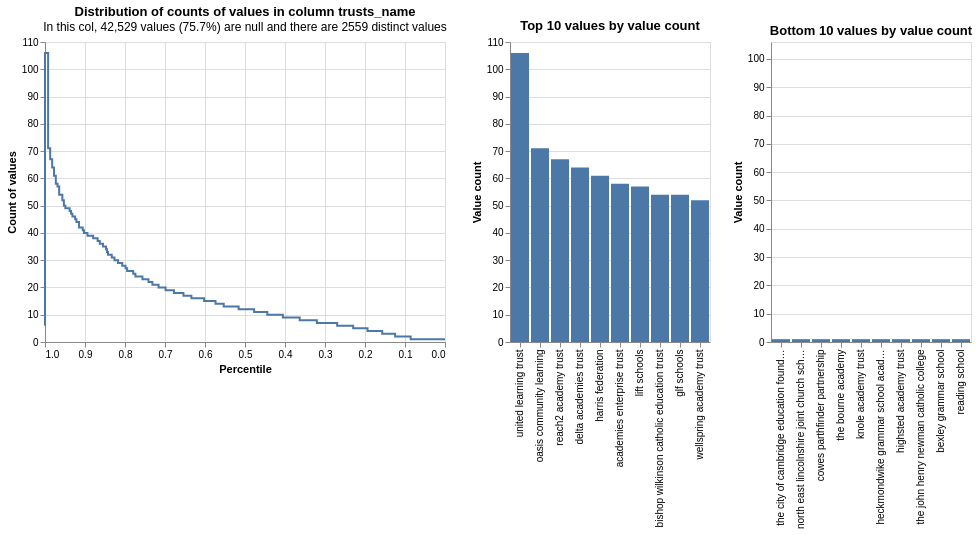

The notebook cell this image was saved under:
### Code cell
profile_columns(gias, db_api=db_api, column_expressions=["trusts_name"])

### Figure 1 — Vega-Lite specification as saved in the notebook (floating-point values rounded to 4 significant figures)
{"config": {"view": {"continuousWidth": 400, "continuousHeight": 300}}, "vconcat": [{"hconcat": [{"mark": {"type": "line", "interpolate": "step-before"}, "data": {"values": [{"percentile_ex_nulls": 0.2296, "percentile_inc_nulls": 0.8129, "value_count": 6, "group_name": "trusts_name", "total_non_null_rows": 13643, "total_rows_inc_nulls": 56172, "sum_tokens_in_value_count_group": 546, "distinct_value_count": 2559}, {"percentile_ex_nulls": 0.1937, "percentile_inc_nulls": 0.8042, "value_count": 5, "group_name": "trusts_name", "total_non_null_rows": 13643, "total_rows_inc_nulls": 56172, "sum_tokens_in_value_count_group": 490, "distinct_value_count": 2559}, {"percentile_ex_nulls": 0.157, "percentile_inc_nulls": 0.7953, "value_count": 4, "group_name": "trusts_name", "total_non_null_rows": 13643, "total_rows_inc_nulls": 56172, "sum_tokens_in_value_count_group": 500, "distinct_value_count": 2559}, {"percentile_ex_nulls": 0.1247, "percentile_inc_nulls": 0.7874, "value_count": 3, "group_name": "trusts_name", "total_non_null_rows": 13643, "total_rows_inc_nulls": 56172, "sum_tokens_in_value_count_group": 441, "distinct_value_count": 2559}, {"percentile_ex_nulls": 0.08583, "percentile_inc_nulls": 0.778, "value_count": 2, "group_name": "trusts_name", "total_non_null_rows": 13643, "total_rows_inc_nulls": 56172, "sum_tokens_in_value_count_group": 530, "distinct_value_count": 2559}, {"percentile_ex_nulls": 0.0, "percentile_inc_nulls": 0.7571, "value_count": 1, "group_name": "trusts_name", "total_non_null_rows": 13643, "total_rows_inc_nulls": 56172, "sum_tokens_in_value_count_group": 1171, "distinct_value_count": 2559}, {"percentile_ex_nulls": 0.9922, "percentile_inc_nulls": 0.9981, "value_count": 106, "group_name": "trusts_name", "total_non_null_rows": 13643, "total_rows_inc_nulls": 56172, "sum_tokens_in_value_count_group": 106, "distinct_value_count": 2559}, {"percentile_ex_nulls": 0.987, "percentile_inc_nulls": 0.9968, "value_count": 71, "group_name": "trusts_name", "total_non_null_rows": 13643, "total_rows_inc_nulls": 56172, "sum_tokens_in_value_count_group": 71, "distinct_value_count": 2559}, {"percentile_ex_nulls": 0.9821, "percentile_inc_nulls": 0.9957, "value_count": 67, "group_name": "trusts_name", "total_non_null_rows": 13643, "total_rows_inc_nulls": 56172, "sum_tokens_in_value_count_group": 67, "distinct_value_count": 2559}, {"percentile_ex_nulls": 0.9774, "percentile_inc_nulls": 0.9945, "value_count": 64, "group_name": "trusts_name", "total_non_null_rows": 13643, "total_rows_inc_nulls": 56172, "sum_tokens_in_value_count_group": 64, "distinct_value_count": 2559}, {"percentile_ex_nulls": 0.973, "percentile_inc_nulls": 0.9934, "value_count": 61, "group_name": "trusts_name", "total_non_null_rows": 13643, "total_rows_inc_nulls": 56172, "sum_tokens_in_value_count_group": 61, "distinct_value_count": 2559}, {"percentile_ex_nulls": 0.9687, "percentile_inc_nulls": 0.9924, "value_count": 58, "group_name": "trusts_name", "total_non_null_rows": 13643, "total_rows_inc_nulls": 56172, "sum_tokens_in_value_count_group": 58, "distinct_value_count": 2559}, {"percentile_ex_nulls": 0.9645, "percentile_inc_nulls": 0.9914, "value_count": 57, "group_name": "trusts_name", "total_non_null_rows": 13643, "total_rows_inc_nulls": 56172, "sum_tokens_in_value_count_group": 57, "distinct_value_count": 2559}, {"percentile_ex_nulls": 0.9566, "percentile_inc_nulls": 0.9895, "value_count": 54, "group_name": "trusts_name", "total_non_null_rows": 13643, "total_rows_inc_nulls": 56172, "sum_tokens_in_value_count_group": 108, "distinct_value_count": 2559}, {"percentile_ex_nulls": 0.9528, "percentile_inc_nulls": 0.9885, "value_count": 52, "group_name": "trusts_name", "total_non_null_rows": 13643, "total_rows_inc_nulls": 56172, "sum_tokens_in_value_count_group": 52, "distinct_value_count": 2559}, {"percentile_ex_nulls": 0.9491, "percentile_inc_nulls": 0.9876, "value_count": 50, "group_name": "trusts_name", "total_non_null_rows": 13643, "total_rows_inc_nulls": 56172, "sum_tokens_in_value_count_group": 50, "distinct_value_count": 2559}, {"percentile_ex_nulls": 0.9384, "percentile_inc_nulls": 0.985, "value_count": 49, "group_name": "trusts_name", "total_non_null_rows": 13643, "total_rows_inc_nulls": 56172, "sum_tokens_in_value_count_group": 147, "distinct_value_count": 2559}, {"percentile_ex_nulls": 0.9348, "percentile_inc_nulls": 0.9842, "value_count": 48, "group_name": "trusts_name", "total_non_null_rows": 13643, "total_rows_inc_nulls": 56172, "sum_tokens_in_value_count_group": 48, "distinct_value_count": 2559}, {"percentile_ex_nulls": 0.9314, "percentile_inc_nulls": 0.9833, "value_count": 47, "group_name": "trusts_name", "total_non_null_rows": 13643, "total_rows_inc_nulls": 56172, "sum_tokens_in_value_count_group": 47, "distinct_value_count": 2559}, {"percentile_ex_nulls": 0.9247, "percentile_inc_nulls": 0.9817, "value_count": 46, "group_name": "trusts_name", "total_non_null_rows": 13643, "total_rows_inc_nulls": 56172, "sum_tokens_in_value_count_group": 92, "distinct_value_count": 2559}, {"percentile_ex_nulls": 0.9214, "percentile_inc_nulls": 0.9809, "value_count": 45, "group_name": "trusts_name", "total_non_null_rows": 13643, "total_rows_inc_nulls": 56172, "sum_tokens_in_value_count_group": 45, "distinct_value_count": 2559}, {"percentile_ex_nulls": 0.9149, "percentile_inc_nulls": 0.9793, "value_count": 44, "group_name": "trusts_name", "total_non_null_rows": 13643, "total_rows_inc_nulls": 56172, "sum_tokens_in_value_count_group": 88, "distinct_value_count": 2559}, {"percentile_ex_nulls": 0.9057, "percentile_inc_nulls": 0.9771, "value_count": 42, "group_name": "trusts_name", "total_non_null_rows": 13643, "total_rows_inc_nulls": 56172, "sum_tokens_in_value_count_group": 126, "distinct_value_count": 2559}, {"percentile_ex_nulls": 0.9027, "percentile_inc_nulls": 0.9764, "value_count": 41, "group_name": "trusts_name", "total_non_null_rows": 13643, "total_rows_inc_nulls": 56172, "sum_tokens_in_value_count_group": 41, "distinct_value_count": 2559}, {"percentile_ex_nulls": 0.8939, "percentile_inc_nulls": 0.9742, "value_count": 40, "group_name": "trusts_name", "total_non_null_rows": 13643, "total_rows_inc_nulls": 56172, "sum_tokens_in_value_count_group": 120, "distinct_value_count": 2559}, {"percentile_ex_nulls": 0.8796, "percentile_inc_nulls": 0.9708, "value_count": 39, "group_name": "trusts_name", "total_non_null_rows": 13643, "total_rows_inc_nulls": 56172, "sum_tokens_in_value_count_group": 195, "distinct_value_count": 2559}, {"percentile_ex_nulls": 0.8684, "percentile_inc_nulls": 0.968, "value_count": 38, "group_name": "trusts_name", "total_non_null_rows": 13643, "total_rows_inc_nulls": 56172, "sum_tokens_in_value_count_group": 152, "distinct_value_count": 2559}, {"percentile_ex_nulls": 0.863, "percentile_inc_nulls": 0.9667, "value_count": 37, "group_name": "trusts_name", "total_non_null_rows": 13643, "total_rows_inc_nulls": 56172, "sum_tokens_in_value_count_group": 74, "distinct_value_count": 2559}, {"percentile_ex_nulls": 0.8551, "percentile_inc_nulls": 0.9648, "value_count": 36, "group_name": "trusts_name", "total_non_null_rows": 13643, "total_rows_inc_nulls": 56172, "sum_tokens_in_value_count_group": 108, "distinct_value_count": 2559}, {"percentile_ex_nulls": 0.8474, "percentile_inc_nulls": 0.9629, "value_count": 35, "group_name": "trusts_name", "total_non_null_rows": 13643, "total_rows_inc_nulls": 56172, "sum_tokens_in_value_count_group": 105, "distinct_value_count": 2559}, {"percentile_ex_nulls": 0.8449, "percentile_inc_nulls": 0.9623, "value_count": 34, "group_name": "trusts_name", "total_non_null_rows": 13643, "total_rows_inc_nulls": 56172, "sum_tokens_in_value_count_group": 34, "distinct_value_count": 2559}, {"percentile_ex_nulls": 0.8425, "percentile_inc_nulls": 0.9617, "value_count": 33, "group_name": "trusts_name", "total_non_null_rows": 13643, "total_rows_inc_nulls": 56172, "sum_tokens_in_value_count_group": 33, "distinct_value_count": 2559}, {"percentile_ex_nulls": 0.8331, "percentile_inc_nulls": 0.9595, "value_count": 32, "group_name": "trusts_name", "total_non_null_rows": 13643, "total_rows_inc_nulls": 56172, "sum_tokens_in_value_count_group": 128, "distinct_value_count": 2559}, {"percentile_ex_nulls": 0.8263, "percentile_inc_nulls": 0.9578, "value_count": 31, "group_name": "trusts_name", "total_non_null_rows": 13643, "total_rows_inc_nulls": 56172, "sum_tokens_in_value_count_group": 93, "distinct_value_count": 2559}, {"percentile_ex_nulls": 0.8175, "percentile_inc_nulls": 0.9557, "value_count": 30, "group_name": "trusts_name", "total_non_null_rows": 13643, "total_rows_inc_nulls": 56172, "sum_tokens_in_value_count_group": 120, "distinct_value_count": 2559}, {"percentile_ex_nulls": 0.8069, "percentile_inc_nulls": 0.9531, "value_count": 29, "group_name": "trusts_name", "total_non_null_rows": 13643, "total_rows_inc_nulls": 56172, "sum_tokens_in_value_count_group": 145, "distinct_value_count": 2559}, {"percentile_ex_nulls": 0.7987, "percentile_inc_nulls": 0.9511, "value_count": 28, "group_name": "trusts_name", "total_non_null_rows": 13643, "total_rows_inc_nulls": 56172, "sum_tokens_in_value_count_group": 112, "distinct_value_count": 2559}, {"percentile_ex_nulls": 0.7947, "percentile_inc_nulls": 0.9501, "value_count": 27, "group_name": "trusts_name", "total_non_null_rows": 13643, "total_rows_inc_nulls": 56172, "sum_tokens_in_value_count_group": 54, "distinct_value_count": 2559}, {"percentile_ex_nulls": 0.7794, "percentile_inc_nulls": 0.9464, "value_count": 26, "group_name": "trusts_name", "total_non_null_rows": 13643, "total_rows_inc_nulls": 56172, "sum_tokens_in_value_count_group": 208, "distinct_value_count": 2559}, {"percentile_ex_nulls": 0.7739, "percentile_inc_nulls": 0.9451, "value_count": 25, "group_name": "trusts_name", "total_non_null_rows": 13643, "total_rows_inc_nulls": 56172, "sum_tokens_in_value_count_group": 75, "distinct_value_count": 2559}, {"percentile_ex_nulls": 0.7564, "percentile_inc_nulls": 0.9408, "value_count": 24, "group_name": "trusts_name", "total_non_null_rows": 13643, "total_rows_inc_nulls": 56172, "sum_tokens_in_value_count_group": 240, "distinct_value_count": 2559}, {"percentile_ex_nulls": 0.7412, "percentile_inc_nulls": 0.9371, "value_count": 23, "group_name": "trusts_name", "total_non_null_rows": 13643, "total_rows_inc_nulls": 56172, "sum_tokens_in_value_count_group": 207, "distinct_value_count": 2559}, {"percentile_ex_nulls": 0.7315, "percentile_inc_nulls": 0.9348, "value_count": 22, "group_name": "trusts_name", "total_non_null_rows": 13643, "total_rows_inc_nulls": 56172, "sum_tokens_in_value_count_group": 132, "distinct_value_count": 2559}, {"percentile_ex_nulls": 0.7161, "percentile_inc_nulls": 0.9311, "value_count": 21, "group_name": "trusts_name", "total_non_null_rows": 13643, "total_rows_inc_nulls": 56172, "sum_tokens_in_value_count_group": 210, "distinct_value_count": 2559}, {"percentile_ex_nulls": 0.6985, "percentile_inc_nulls": 0.9268, "value_count": 20, "group_name": "trusts_name", "total_non_null_rows": 13643, "total_rows_inc_nulls": 56172, "sum_tokens_in_value_count_group": 240, "distinct_value_count": 2559}, {"percentile_ex_nulls": 0.6776, "percentile_inc_nulls": 0.9217, "value_count": 19, "group_name": "trusts_name", "total_non_null_rows": 13643, "total_rows_inc_nulls": 56172, "sum_tokens_in_value_count_group": 285, "distinct_value_count": 2559}, {"percentile_ex_nulls": 0.6539, "percentile_inc_nulls": 0.9159, "value_count": 18, "group_name": "trusts_name", "total_non_null_rows": 13643, "total_rows_inc_nulls": 56172, "sum_tokens_in_value_count_group": 324, "distinct_value_count": 2559}, {"percentile_ex_nulls": 0.634, "percentile_inc_nulls": 0.9111, "value_count": 17, "group_name": "trusts_name", "total_non_null_rows": 13643, "total_rows_inc_nulls": 56172, "sum_tokens_in_value_count_group": 272, "distinct_value_count": 2559}, {"percentile_ex_nulls": 0.6023, "percentile_inc_nulls": 0.9034, "value_count": 16, "group_name": "trusts_name", "total_non_null_rows": 13643, "total_rows_inc_nulls": 56172, "sum_tokens_in_value_count_group": 432, "distinct_value_count": 2559}, {"percentile_ex_nulls": 0.5737, "percentile_inc_nulls": 0.8965, "value_count": 15, "group_name": "trusts_name", "total_non_null_rows": 13643, "total_rows_inc_nulls": 56172, "sum_tokens_in_value_count_group": 390, "distinct_value_count": 2559}, {"percentile_ex_nulls": 0.5532, "percentile_inc_nulls": 0.8915, "value_count": 14, "group_name": "trusts_name", "total_non_null_rows": 13643, "total_rows_inc_nulls": 56172, "sum_tokens_in_value_count_group": 280, "distinct_value_count": 2559}, {"percentile_ex_nulls": 0.516, "percentile_inc_nulls": 0.8825, "value_count": 13, "group_name": "trusts_name", "total_non_null_rows": 13643, "total_rows_inc_nulls": 56172, "sum_tokens_in_value_count_group": 507, "distinct_value_count": 2559}, {"percentile_ex_nulls": 0.4773, "percentile_inc_nulls": 0.8731, "value_count": 12, "group_name": "trusts_name", "total_non_null_rows": 13643, "total_rows_inc_nulls": 56172, "sum_tokens_in_value_count_group": 528, "distinct_value_count": 2559}, {"percentile_ex_nulls": 0.4443, "percentile_inc_nulls": 0.865, "value_count": 11, "group_name": "trusts_name", "total_non_null_rows": 13643, "total_rows_inc_nulls": 56172, "sum_tokens_in_value_count_group": 451, "distinct_value_count": 2559}, {"percentile_ex_nulls": 0.4054, "percentile_inc_nulls": 0.8556, "value_count": 10, "group_name": "trusts_name", "total_non_null_rows": 13643, "total_rows_inc_nulls": 56172, "sum_tokens_in_value_count_group": 530, "distinct_value_count": 2559}, {"percentile_ex_nulls": 0.3632, "percentile_inc_nulls": 0.8453, "value_count": 9, "group_name": "trusts_name", "total_non_null_rows": 13643, "total_rows_inc_nulls": 56172, "sum_tokens_in_value_count_group": 576, "distinct_value_count": 2559}, {"percentile_ex_nulls": 0.3204, "percentile_inc_nulls": 0.8349, "value_count": 8, "group_name": "trusts_name", "total_non_null_rows": 13643, "total_rows_inc_nulls": 56172, "sum_tokens_in_value_count_group": 584, "distinct_value_count": 2559}, {"percentile_ex_nulls": 0.2696, "percentile_inc_nulls": 0.8226, "value_count": 7, "group_name": "trusts_name", "total_non_null_rows": 13643, "total_rows_inc_nulls": 56172, "sum_tokens_in_value_count_group": 693, "distinct_value_count": 2559}, {"percentile_ex_nulls": 1.0, "percentile_inc_nulls": 1.0, "value_count": 6, "group_name": "trusts_name", "total_non_null_rows": 13643, "total_rows_inc_nulls": 56172, "sum_tokens_in_value_count_group": 546, "distinct_value_count": 2559}]}, "encoding": {"tooltip": [{"field": "value_count", "type": "quantitative"}, {"field": "percentile_ex_nulls", "type": "quantitative"}, {"field": "percentile_inc_nulls", "type": "quantitative"}, {"field": "total_non_null_rows", "type": "quantitative"}, {"field": "total_rows_inc_nulls", "type": "quantitative"}], "x": {"field": "percentile_ex_nulls", "sort": "descending", "title": "Percentile", "type": "quantitative"}, "y": {"field": "value_count", "title": "Count of values", "type": "quantitative"}}, "title": {"text": "Distribution of counts of values in column trusts_name", "subtitle": "In this col, 42,529 values (75.7%) are null and there are 2559 distinct values"}}, {"mark": "bar", "data": {"values": [{"value_count": 106, "group_name": "trusts_name", "value": "united learning trust", "total_non_null_rows": 13643, "total_rows_inc_nulls": 56172, "distinct_value_count": 2559}, {"value_count": 71, "group_name": "trusts_name", "value": "oasis community learning", "total_non_null_rows": 13643, "total_rows_inc_nulls": 56172, "distinct_value_count": 2559}, {"value_count": 67, "group_name": "trusts_name", "value": "reach2 academy trust", "total_non_null_rows": 13643, "total_rows_inc_nulls": 56172, "distinct_value_count": 2559}, {"value_count": 64, "group_name": "trusts_name", "value": "delta academies trust", "total_non_null_rows": 13643, "total_rows_inc_nulls": 56172, "distinct_value_count": 2559}, {"value_count": 61, "group_name": "trusts_name", "value": "harris federation", "total_non_null_rows": 13643, "total_rows_inc_nulls": 56172, "distinct_value_count": 2559}, {"value_count": 58, "group_name": "trusts_name", "value": "academies enterprise trust", "total_non_null_rows": 13643, "total_rows_inc_nulls": 56172, "distinct_value_count": 2559}, {"value_count": 57, "group_name": "trusts_name", "value": "lift schools", "total_non_null_rows": 13643, "total_rows_inc_nulls": 56172, "distinct_value_count": 2559}, {"value_count": 54, "group_name": "trusts_name", "value": "bishop wilkinson catholic education trust", "total_non_null_rows": 13643, "total_rows_inc_nulls": 56172, "distinct_value_count": 2559}, {"value_count": 54, "group_name": "trusts_name", "value": "glf schools", "total_non_null_rows": 13643, "total_rows_inc_nulls": 56172, "distinct_value_count": 2559}, {"value_count": 52, "group_name": "trusts_name", "value": "wellspring academy trust", "total_non_null_rows": 13643, "total_rows_inc_nulls": 56172, "distinct_value_count": 2559}]}, "encoding": {"tooltip": [{"field": "value", "type": "nominal"}, {"field": "value_count", "type": "quantitative"}, {"field": "total_non_null_rows", "type": "quantitative"}, {"field": "total_rows_inc_nulls", "type": "quantitative"}], "x": {"field": "value", "sort": "-y", "title": null, "type": "nominal"}, "y": {"field": "value_count", "title": "Value count", "type": "quantitative"}}, "title": "Top 10 values by value count"}, {"mark": "bar", "data": {"values": [{"value_count": 1, "group_name": "trusts_name", "value": "the city of cambridge education foundation", "total_non_null_rows": 13643, "total_rows_inc_nulls": 56172, "distinct_value_count": 2559}, {"value_count": 1, "group_name": "trusts_name", "value": "north east lincolnshire joint church school trust limited", "total_non_null_rows": 13643, "total_rows_inc_nulls": 56172, "distinct_value_count": 2559}, {"value_count": 1, "group_name": "trusts_name", "value": "cowes parthfinder partnership", "total_non_null_rows": 13643, "total_rows_inc_nulls": 56172, "distinct_value_count": 2559}, {"value_count": 1, "group_name": "trusts_name", "value": "the bourne academy", "total_non_null_rows": 13643, "total_rows_inc_nulls": 56172, "distinct_value_count": 2559}, {"value_count": 1, "group_name": "trusts_name", "value": "knole academy trust", "total_non_null_rows": 13643, "total_rows_inc_nulls": 56172, "distinct_value_count": 2559}, {"value_count": 1, "group_name": "trusts_name", "value": "heckmondwike grammar school academy trust", "total_non_null_rows": 13643, "total_rows_inc_nulls": 56172, "distinct_value_count": 2559}, {"value_count": 1, "group_name": "trusts_name", "value": "highsted academy trust", "total_non_null_rows": 13643, "total_rows_inc_nulls": 56172, "distinct_value_count": 2559}, {"value_count": 1, "group_name": "trusts_name", "value": "the john henry newman catholic college", "total_non_null_rows": 13643, "total_rows_inc_nulls": 56172, "distinct_value_count": 2559}, {"value_count": 1, "group_name": "trusts_name", "value": "bexley grammar school", "total_non_null_rows": 13643, "total_rows_inc_nulls": 56172, "distinct_value_count": 2559}, {"value_count": 1, "group_name": "trusts_name", "value": "reading school", "total_non_null_rows": 13643, "total_rows_inc_nulls": 56172, "distinct_value_count": 2559}]}, "encoding": {"tooltip": [{"field": "value", "type": "nominal"}, {"field": "value_count", "type": "quantitative"}, {"field": "total_non_null_rows", "type": "quantitative"}, {"field": "total_rows_inc_nulls", "type": "quantitative"}], "x": {"field": "value", "sort": "-y", "title": null, "type": "nominal"}, "y": {"field": "value_count", "scale": {"domain": [0, 106]}, "title": "Value count", "type": "quantitative"}}, "title": "Bottom 10 values by value count"}]}], "$schema": "https://vega.github.io/schema/vega-lite/v5.9.3.json"}
